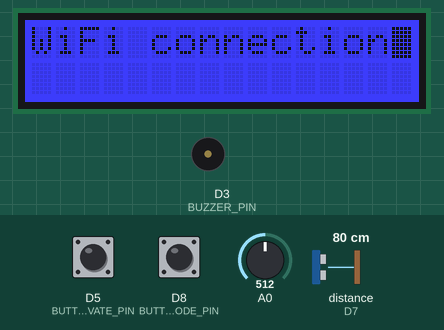
This sketch was run on a simulated ESP8266 (NodeMCU). Parts: 16×2 character LCD, buzzer (waves = sounding, pin HIGH). The test bench sets the inputs (shaded band); at power-on: distance to the obstacle (sensor on D7) 80 cm, A0 = 512, D5 (BUTTON_ACTIVATE_PIN) HIGH, D8 (BUTTON_PASSCODE_PIN) HIGH. WiFi joins after 1.5 s; servers stay silent unless stated; random numbers use the default seed unless the sketch sets one; no MQTT or app messages arrive unless stated; what the sketch prints to the serial monitor is not drawn.

Above: at 2.1 s.
At 6.9 s:
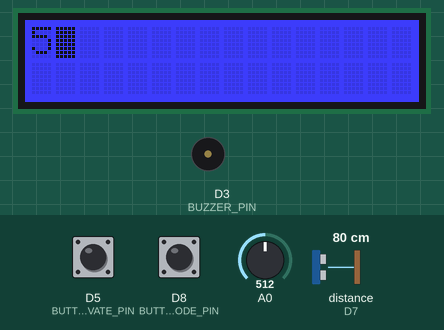
7.0 s: distance to the obstacle (sensor on D7) set to 22 cm
10.1 s: distance to the obstacle (sensor on D7) set to 18 cm
At 12.7 s:
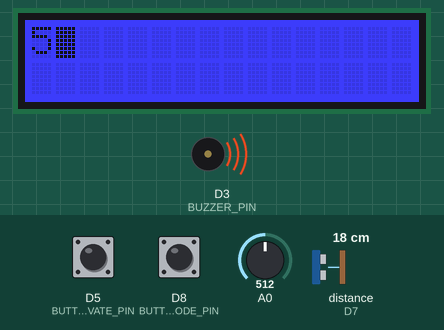
13.2 s: A0 set to 1015
At 13.7 s:
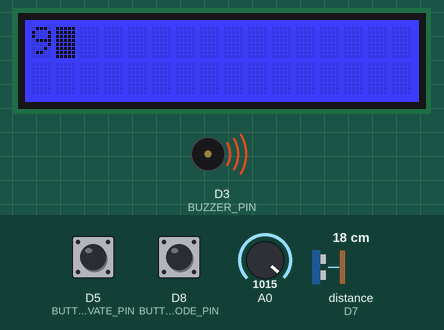
16.3 s: A0 set to 1023
At 17.4 s:
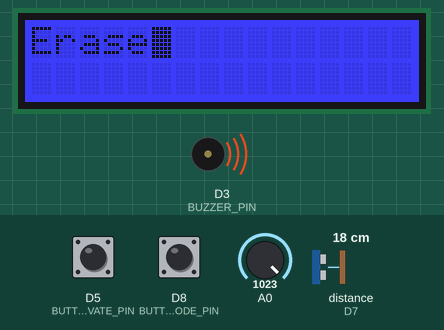
Timing chart, 0 to 19.3 s (numbered marks = the images above; inputs shaded):
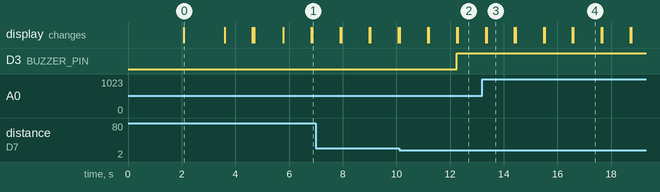

Measured:
- the behaviour switches between 20 and 19 cm on distance to the obstacle (sensor on D7) (found by bisection; images 1 and 2)
- the behaviour switches between 1022 and 1023 on A0 (found by bisection; images 3 and 4)
- after the input at 10.1 s, D3 (BUZZER_PIN): LOW → HIGH after 2.1 s
- what the display in image 0 shows lasts 1.5 s, from 2.1 s to 3.6 s
- what the display in image 3 shows lasts 1.0 s, from 13.4 s to 14.4 s

The sketch:

BE_Arduino_code.ino
```cpp
#include "Mqtt.h"
#include "SenProx.h"
#include "SenSon.h"
#include "LCD.h"
#include "Potenciometre.h"
#include "Button.h"
#include "Securite.h"
#include "Buzzer.h"

// Hardware configuration
#define BUTTON_ACTIVATE_PIN D5              // Pin for the activate button
#define BUTTON_PASSCODE_PIN D8              // Pin for the passcode button
#define SENSOR_DISTANCE_PIN D7              // Pin for the passcode button
#define BUZZER_PIN D3              // Pin for the passcode button
#define SENSOR_DISTANCE_THRESHOLD 20        // Distance in cm to trigger an intrusion alert
#define LOOP_DELAY 1000                      // Delay in milliseconds between MQTT message sends

// Class objects
//Mqtt Server("Note 13p+", "123456789", "broker.emqx.io"); // MQTT server configuration
Buzzer buzz(BUZZER_PIN);
SenProx sensprox(SENSOR_DISTANCE_PIN);                   // Activate sensor
Button activate(BUTTON_ACTIVATE_PIN);                   // Activate button
Button Passcodetry(BUTTON_PASSCODE_PIN);                // Passcode button
Potenciometre pot;                                      // Potentiometer
LCD lcd;                                                // LCD display
Securite secure(&lcd);
Mqtt Server("Note 13p+", "123456789", "broker.emqx.io"); // MQTT server configuration

// Global variables
unsigned long lastMsg = 0;  // Tracks the time of the last message sent
bool Alarm = false;         // Tracks whether the alarm system is active or not
bool intruder = false;
String code = "0000";

// Function to initialize the system
void setup() {
  Serial.begin(115200); // Initialize the serial monitor for debugging
  lcd.Init();
  lcd.print("WiFi connection"); // Display connection status on LCD
  Server.setup_wifi();            // Connect to the Wi-Fi server

  String message = "WiFi connected";
  lcd.print(message); // Indicate that the system is ready
  Serial.println(message);

  delay(1000);

  lcd.print("Serv. Connection"); // Indicate attempting connection on LCD
  Server.reconnect();          // Attempt to reconnect to the server
  lcd.print("Serv. Connected");    // Indicate successful reconnection

  delay(1000);
  lcd.SetTextF1("Lect ON Alrm OFF"); // Initial display on the LCD
  lcd.Refresh();                     // Refresh the LCD to update the display

  Server.envoyermsgint("position", 0);
  Server.envoyermsgint("attemp", 0);
  Server.envoyermsgtxt("password", code);
  Server.envoyermsgtxt("Alrm","");
}

// Function to handle main security logic
void SecurityLoop() {
  // Read the potentiometer position and normalize it to a scale of 0-10
  int posi = pot.getPosPot();
  if (posi >= 10) posi = 15; // Handle edge case for potentiometer maximum position
  lcd.SetPosLCD(posi);       // Update the LCD with the potentiometer position
  sensprox.getDistance();

  // Send periodic updates to the server
  unsigned long now = millis(); // Get the current time in milliseconds
  if (now - lastMsg > LOOP_DELAY) {
    lastMsg = now; // Update the last message time
    Server.envoyermsgint("Distance", sensprox.getDistance()); // Send proximity sensor data
    Server.envoyermsgint("dB", Passcodetry.isPressed());      // Send passcode button state
    Server.envoyermsgint("position", secure.getPosPasse()+1);
    Server.envoyermsgint("attemp", secure.getTentatif());
    Server.envoyermsgtxt("password", lcd.getPasscode());
  }
}

// Function to handle the activate button logic
void HandleActivateButton() {
    Alarm = true;             // Activate the alarm
    lcd.print("Alarm working");
    lcd.SetTextF1("Lect ON Alrm ON"); // Update the LCD to show alarm is ON
    Server.envoyermsgtxt("Alrm", "Working"); // Notify via MQTT

    delay(1000);
    lcd.Refresh(); // Refresh the LCD
}

// Function to handle the passcode button logic
void HandlePasscodeButton() {

    String msm = "val :" +  String(secure.getPosPasse());
    String m2 = "intentos: " + String(secure.getTentatif());
    Server.envoyermsgtxt("pos", msm);
    Server.envoyermsgtxt("pass", m2);
    int posi = pot.getPosPot(); // Read the potentiometer value

    if (posi <= 9){

      Server.envoyermsgint("msgs", posi); // Send the message via MQTT
      lcd.print(String(posi)); // Display the message on the LCD
      Serial.println(posi);

      secure.setMotEcrit(posi);
      lcd.setPasscode(secure.getMotEcrit());

      if(secure.getTentatif() > 3){ IntruderProtocol(); }
      if(secure.checkRightPass()){
        secure.resetTentatives();
        secure.ResetRightPass();
        Alarm = false;
        DeactivateAlarm();
      }

    } else {
      String message = "Erase"; // Convert the value to a message
      Server.envoyermsgtxt("msgs", message); // Send the message via MQTT
      lcd.print(message); // Display the message on the LCD
      Serial.println(message);
      secure.effacer();
      lcd.setPasscode(secure.getMotEcrit());
    }

    delay(1000);   // Add a delay to prevent multiple rapid triggers
    lcd.Refresh(); // Refresh the LCD display
}

// Function to check for intrusions
void CheckForIntrusion() {
  // If the alarm is active and the proximity sensor detects an object closer than the threshold
  if (sensprox.getDistance() < SENSOR_DISTANCE_THRESHOLD && !intruder) {
    IntruderProtocol();
  }
}

void IntruderProtocol(){
    buzz.setBuzzerON();
    intruder = true;
    String msgs = "INTRUDER!";
    lcd.print(msgs);            // Display intrusion alert on LCD
    Server.envoyermsgtxt("Alrm", msgs); // Notify via MQTT
    Serial.println(msgs);          // Print the alert for debugging
    lcd.SetTextF1(msgs);

}

void DeactivateAlarm(){
    buzz.setBuzzerOFF();
    intruder = false;
    secure.resetTentatives();
    lcd.print("Alarm desabled");            // Display intrusion alert on LCD
    Server.envoyermsgtxt("Alrm", "Alarm desabled"); // Notify via MQTT
    Serial.println("Alarm desabled");          // Print the alert for debugging
    delay(1000);
    lcd.SetTextF1("Lect ON Alrm OFF");
    lcd.Refresh();
}

// Main loop
void loop() {
  // Ensure the server is always connected
  if (!Server.Isconnected()) {
    lcd.print("Server Reconnect"); // Indicate attempting connection on LCD
    Server.reconnect();          // Attempt to reconnect to the server
    lcd.print("Reconnected");    // Indicate successful reconnection
    delay(1000);                 // Add delay for stability
    lcd.Refresh();               // Refresh the LCD display
  }

  Server.run(); // Keep the MQTT server connection alive

  // Call individual functions to handle specific logic
  SecurityLoop();         // Execute the main security loop

  if (Alarm){
    if(Passcodetry.isPressed()){ HandlePasscodeButton(); } // Handle the logic for the passcode button
    CheckForIntrusion();    // Check if there is an intrusion
  } else {
    if(activate.isPressed()){ HandleActivateButton(); } // Handle the logic for the activate button
  }
}
```

Button.cpp
```cpp
// Button.cpp
#include <Arduino.h>
#include "Button.h"  // Includes the header file for the Button class

// Returns 'true' if the button is pressed (low), 'false' if not pressed (high)
bool Button::isPressed() {
    return digitalRead(pin);  // Reads the pin state and returns it
}
```

Button.h
```cpp
// Button.h
#ifndef BUTTON_H  // Preprocessor directive to prevent multiple inclusions
#define BUTTON_H  // Defines the header guard to avoid multiple inclusions

#include <Arduino.h>  // Includes the main Arduino library to use functions like pinMode, digitalRead
#include "Component.h"
// Declaration of the Button class
class Button : public Component{
public:
    // Constructor that takes a pin number as an argument and sets it up
    Button(int pin) : Component(pin) { pinMode(pin, INPUT_PULLUP); }

    // Method that returns 'true' if the button is pressed
    bool isPressed();
};

#endif  // End of the header guard to prevent multiple inclusions
```

Buzzer.cpp
```cpp
#include "Buzzer.h"

// Turn the buzzer on
void Buzzer::setBuzzerON() {
  digitalWrite(pin, HIGH);
}

// Turn the buzzer off
void Buzzer::setBuzzerOFF() {
  digitalWrite(pin, LOW);
}
```

Buzzer.h
```cpp
#include <iostream>
#ifndef BUZZER_H
#define BUZZER_H

#include <Arduino.h>
#include "Component.h"

class Buzzer : public Component{
public:
    // Constructor
    Buzzer(int pin):Component(pin){
      pinMode(pin, OUTPUT);
    }

    void setBuzzerON();
    void setBuzzerOFF();
};
#endif
```

Component.cpp
```cpp
// Component.cpp
#include <Arduino.h>
#include "Component.h"  // Includes the header file for the Button class


    Component::Component(int pin) : pin(pin){};

    void Component::setPin(int pin){ this->pin = pin; }

    int Component::getPin(){ return pin; }
```

Component.h
```cpp
// Button.h
#ifndef COMPONENT_H  // Preprocessor directive to prevent multiple inclusions
#define COMPONENT_H  // Defines the header guard to avoid multiple inclusions

#include <Arduino.h>  // Includes the main Arduino library to use functions like pinMode, digitalRead

// Declaration of the Button class
class Component {

protected:
    int pin;  // Private attribute to store the pin number to which the button is connected

public:
    // Constructor that takes a pin number as an argument and sets it up
    Component(int pin);

    void setPin(int pin);

    int getPin();
};

#endif  // End of the header guard to prevent multiple inclusions
```

Mqtt.cpp
```cpp
#include "Mqtt.h"

/**
 * @brief Constructor: Initializes the MQTT client and sets its parameters.
 * @param ssid WiFi network name.
 * @param password WiFi network password.
 * @param mqtt_server MQTT server address.
 */
Mqtt::Mqtt(const char* ssid, const char* password, const char* mqtt_server)
    : ssid(ssid), password(password), mqtt_server(mqtt_server) {
    client.setClient(NewClient);                 // Attach the WiFi client to the MQTT client
    client.setServer(mqtt_server, 1883);         // Set MQTT server and port
    client.setCallback(callback);               // Set the callback function for incoming messages
}

/**
 * @brief Destructor: Cleans up resources (if any).
 */
Mqtt::~Mqtt() {}

/**
 * @brief Keeps the MQTT connection active by processing incoming/outgoing messages.
 */
void Mqtt::run() {
    client.loop();
}

/**
 * @brief Checks if the MQTT client is connected to the broker.
 * @return True if connected, false otherwise.
 */

bool Mqtt::Isconnected() {
    return client.connected();
}

/**
 * @brief Connects to the specified WiFi network.
 */
void Mqtt::setup_wifi() {
    delay(10);
    Serial.println("\nConnecting to WiFi...");
    Serial.print("Connecting to: ");
    Serial.println(ssid);

    WiFi.mode(WIFI_STA);           // Set WiFi mode to station
    WiFi.begin(ssid, password);    // Start connecting to WiFi

    // Wait until the connection is established
    while (WiFi.status() != WL_CONNECTED) {
        delay(500);
        Serial.print(".");
    }

    randomSeed(micros()); // Initialize the random number generator
    Serial.println("\nWiFi connected!");
    Serial.print("IP Address: ");
    Serial.println(WiFi.localIP());
}

/**
 * @brief Reconnects to the MQTT broker if the connection is lost.
 */
void Mqtt::reconnect() {
    while (!client.connected()) {
        Serial.print("Attempting MQTT connection...");
        String clientId = "ESP8266Client-";     // Create a unique client ID
        clientId += String(random(0xffff), HEX);

        if (client.connect(clientId.c_str())) { // Attempt to connect
            Serial.println("Connected to MQTT broker.");
            client.publish("outTopic/msgs", "System connected");  // Publish a test message
            client.subscribe("inTopic");                     // Subscribe to a topic
        } else {
            Serial.print("Connection failed, rc=");
            Serial.print(client.state());
            Serial.println(". Retrying in 5 seconds...");
            delay(5000);
        }
    }
}

/**
 * @brief Sends an integer value as a message to a specified MQTT channel.
 * @param canal MQTT channel.
 * @param val Integer valu to send.
 */
void Mqtt::envoyermsgint(const char* canal, int val) {
    snprintf(msg, MSG_BUFFER_SIZE, "%d", val);  // Convert integer to a string
    String fullTopic = String("outTopic/") + String(canal); // Format the topic
    Serial.print("Publishing to: ");
    Serial.print(fullTopic);
    Serial.print(" Message: ");
    Serial.println(msg);
    client.publish(fullTopic.c_str(), msg); // Publish the message
}

/**
 * @brief Sends a text message to a specified MQTT channel.
 * @param canal MQTT channel.
 * @param text String to send.
 */
void Mqtt::envoyermsgtxt(const char* canal, const String text) {
    snprintf(msg, MSG_BUFFER_SIZE, "%s", text.c_str()); // Convert string to char array
    String fullTopic = String("outTopic/") + String(canal); // Format the topic
    Serial.print("Publishing to: ");
    Serial.print(fullTopic);
    Serial.print(" Message: ");
    Serial.println(msg);
    client.publish(fullTopic.c_str(), msg); // Publish the message
}

/**
 * @brief Callback function to process received MQTT messages.
 * @param topic Topic of the received message.
 * @param payload Message content.
 * @param length Length of the message content.
 */
void Mqtt::callback(char* topic, byte* payload, unsigned int length) {
    Serial.print("Message received on topic: ");
    Serial.print(topic);
    Serial.print(" Message: ");
    for (unsigned int i = 0; i < length; i++) {
        Serial.print((char)payload[i]);
    }
    Serial.println();
}
```

Mqtt.h
```cpp
#ifndef MQTT_H_
#define MQTT_H_

#include <ESP8266WiFi.h>
#include <PubSubClient.h>
#include <Arduino.h>
#include "Securite.h"

// Buffer size for MQTT messages
#define MSG_BUFFER_SIZE (50)

/**
 * @class Mqtt
 * @brief Class to manage WiFi and MQTT connections and operations.
 */
class Mqtt {
private:
    const char* ssid;              // WiFi network name
    const char* password;          // WiFi network password
    const char* mqtt_server;       // MQTT broker address
    WiFiClient NewClient;          // WiFi client for network communication
    PubSubClient client;           // MQTT client for broker communication
    char msg[MSG_BUFFER_SIZE];     // Buffer for MQTT messages

public:

    /**
     * @brief Constructor: Initializes WiFi and MQTT parameters.
     * @param ssid WiFi network name.
     * @param password WiFi network password.
     * @param mqtt_server MQTT broker address.
     */
    Mqtt(const char* ssid, const char* password, const char* mqtt_server);

    /**
     * @brief Destructor: Cleans up resources.
     */
    ~Mqtt();

    void run();                      // Keeps the MQTT client running
    bool Isconnected();              // Checks if MQTT client is connected
    void setup_wifi();               // Connects to WiFi
    void reconnect();                // Reconnects to MQTT broker
    void envoyermsgint(const char* canal, int val);  // Sends an integer message
    void envoyermsgtxt(const char* canal, String text); // Sends a text message
    static void callback(char* topic, byte* payload, unsigned int length); // Message callback
};

#endif
```

Potenciometre.cpp
```cpp
#include <Arduino.h>
#include "Potenciometre.h"

// Reads the potentiometer position and returns a scaled value
int Potenciometre::getPosPot() {
    pos = analogRead(pin);       // Read the analog value from the pin
    //pos = (1023 - pos);
    pos = (10 * pos) / 1023;     // Scale the value to a range from 0 to 10
    return pos;                  // Return the scaled position
}
```

Potenciometre.h
```cpp
#ifndef POTENCIOMETRE_H
#define POTENCIOMETRE_H

#include <Arduino.h>
#include "Component.h"
// Class to handle potentiometer operations
class Potenciometre : public Component{
private:
    unsigned int pos;      // Stores the scaled position value

public:
    // Constructor: initializes the potentiometer pin
    Potenciometre() : Component(A0){
      pinMode(pin, INPUT_PULLUP);
    };

    // Reads and returns the current potentiometer position
    int getPosPot();
};

#endif
```

Securite.h
```cpp
#ifndef SECURITE_H
#define SECURITE_H
#include <Arduino.h>
#include "LCD.h"
class Securite {
private:
    int* motPasse;      // Pointer to store the correct password (4 digits)
    int* motEcrit;      // Pointer to store the entered password (4 digits)
    int tentatif;       // Counter for the number of attempts
    int posPasse;       // Current position in the entered password
    bool RightPass;

public:
    // Constructor and Destructor
    Securite(LCD* lcd);         // Initializes the password and attempts counter
    ~Securite();        // Releases dynamically allocated memory

    // Methods
    bool ValiderMotPass();     // Validates if the entered password matches the correct password
    void effacer();            // Deletes the last entered digit
    void setMotEcrit(int number); // Sets a digit in the entered password
    void resetTentatives();    // Resets the number of attempts to 0
    int getPosPasse();         // Returns the current position in the entered password
    int getTentatif();         // Returns the current number of attempts
    int* getMotEcrit();
    bool checkRightPass();
    void ResetRightPass();
    LCD* lcd;
};

#endif
```

SenProx.cpp
```cpp
#include <Arduino.h>
#include "SenProx.h"
#include "Ultrasonic.h"

// Measures and returns the current distance in centimeters
int SenProx::getDistance() {
    int d = ultrason.MeasureInCentimeters(); // Use the Ultrasonic library to measure distance
    // Shift the previous values to the left
    for(int i = 0; i < 5; i++) {
        dfilt[i] = dfilt[i + 1];
    }
    // Add the new value at the end of the array
    dfilt[5] = d;
    // Calculate the average of the last 6 readings
    distance = 0;
    for (int i = 0; i < 6; i++) {
        distance += dfilt[i];
    }
    // Calculate the average
    distance = distance / 6;
    return distance;
}
```

SenProx.h
```cpp
#ifndef SENPROX_H
#define SENPROX_H

#include <Arduino.h>
#include "Ultrasonic.h"
#include "Component.h"

// Class to handle ultrasonic proximity sensor operations
class SenProx : Component{
private:
    Ultrasonic ultrason; // Object to handle ultrasonic sensor measurements
    int distance;        // Variable to store the measured distance
    int* dfilt;

public:
    // Constructor: initializes the ultrasonic sensor with the specified pin
    SenProx(int pin) : Component(pin), ultrason(pin),  // Initialize the Ultrasonic object with the provided pin
    dfilt(new int[5]{0, 0, 0, 0, 0}),
    distance(0) {}  // Initialize the distance to 0
    // Measures and returns the current distance in centimeters
    int getDistance();
};

#endif
```

Source omitted: Securite.cpp (2763 bytes), SenSon.cpp (254 bytes), SenSon.h (523 bytes), LCD.cpp (1398 bytes), LCD.h (1244 bytes)
